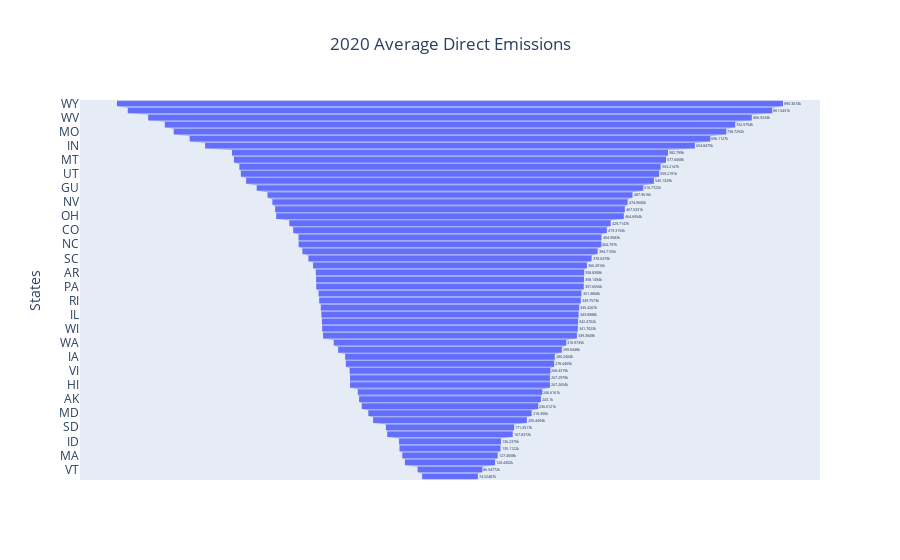

Write notebook code for a chart like this one.
### Code cell
df_2020 = LRIT_new2.select("State", "avg_dir_emi_2020").sort("avg_dir_emi_2020", descending = True)
fig = go.Figure(go.Funnel(
    y=df_2020["State"],
    x=df_2020["avg_dir_emi_2020"] ))
fig.update_layout(title='2020 Average Direct Emissions ',xaxis_title="Average Emissions(2020)",yaxis_title="States",title_x=0.5)
fig.show()

### Figure 1 — Plotly figure (JSON) as saved in the notebook; plotly's stock layout.template omitted (floating-point values rounded to 4 significant figures)
{"data": [{"type": "funnel", "x": [890400.0, 861500.0, 806900.0, 762600.0, 738700.0, 696100.0, 654800.0, 582800.0, 577600.0, 563200.0, 559200.0, 545100.0, 516800.0, 488000.0, 475000.0, 467500.0, 464700.0, 429700.0, 419300.0, 405000.0, 404800.0, 394700.0, 378600.0, 366200.0, 358800.0, 358100.0, 357700.0, 351400.0, 349800.0, 345400.0, 343900.0, 342500.0, 341700.0, 339400.0, 311000.0, 299000.0, 280200.0, 278400.0, 268400.0, 267300.0, 267300.0, 246600.0, 243100.0, 236000.0, 218400.0, 205400.0, 171400.0, 167800.0, 136200.0, 135100.0, 127500.0, 120400.0, 86550.0, 74520.0], "y": ["WY", "ND", "WV", "FL", "MO", "PR", "IN", "TX", "MT", "KY", "UT", "AZ", "GU", "AL", "NV", "MS", "OH", "NM", "CO", "NE", "NC", "LA", "SC", "GA", "AR", "OK", "PA", "MI", "RI", "TN", "IL", "KS", "WI", "DE", "WA", "MN", "IA", "VA", "VI", "CA", "HI", "OR", "AK", "CT", "MD", "NJ", "SD", "NY", "ID", "NH", "MA", "ME", "VT", "DC"]}], "layout": {"title": {"text": "2020 Average Direct Emissions ", "x": 0.5}, "xaxis": {"title": {"text": "Average Emissions(2020)"}}, "yaxis": {"title": {"text": "States"}}}}
